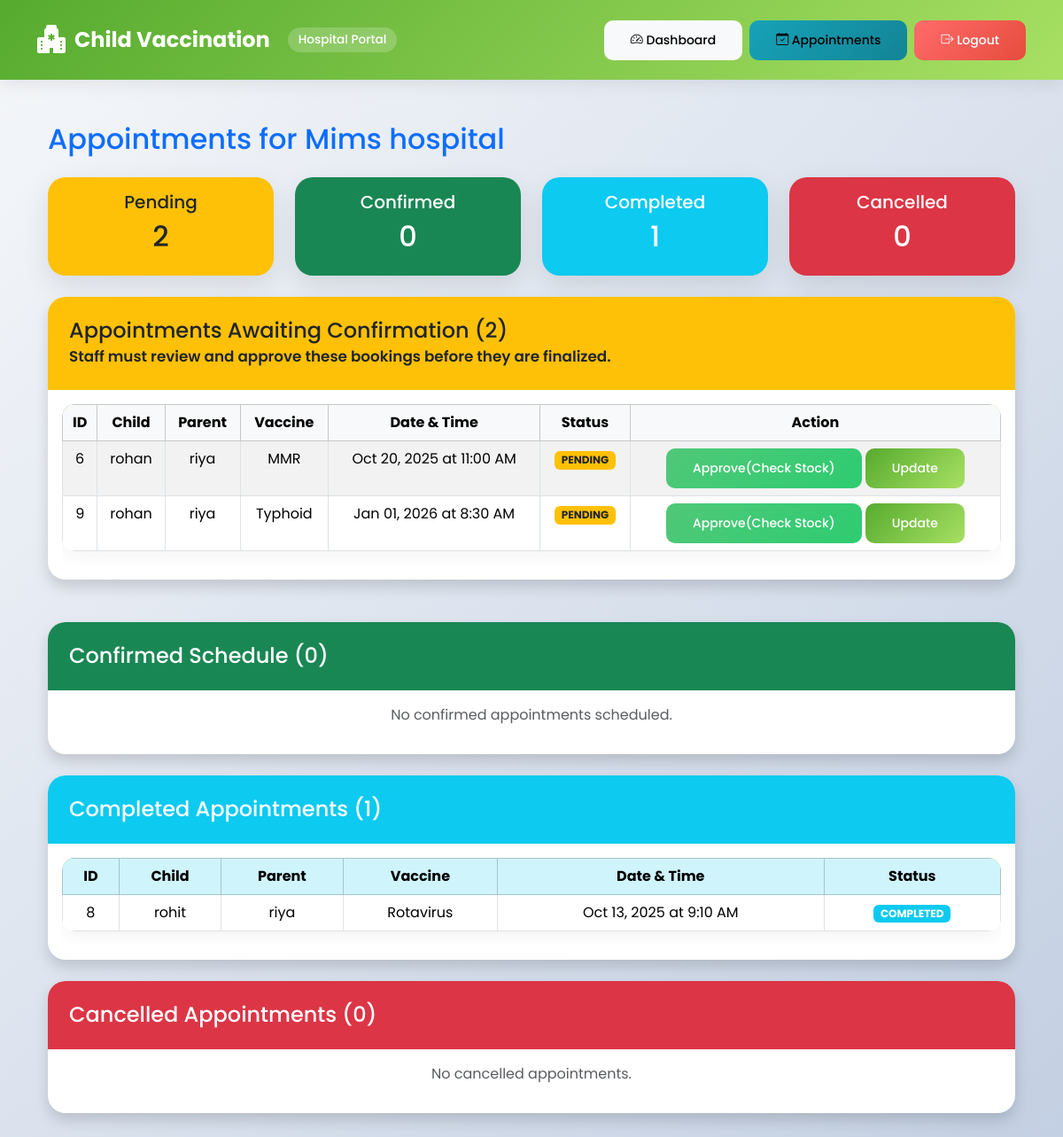
/hospital/appointments/ (signed in), run on an earlier commit of the app's database.
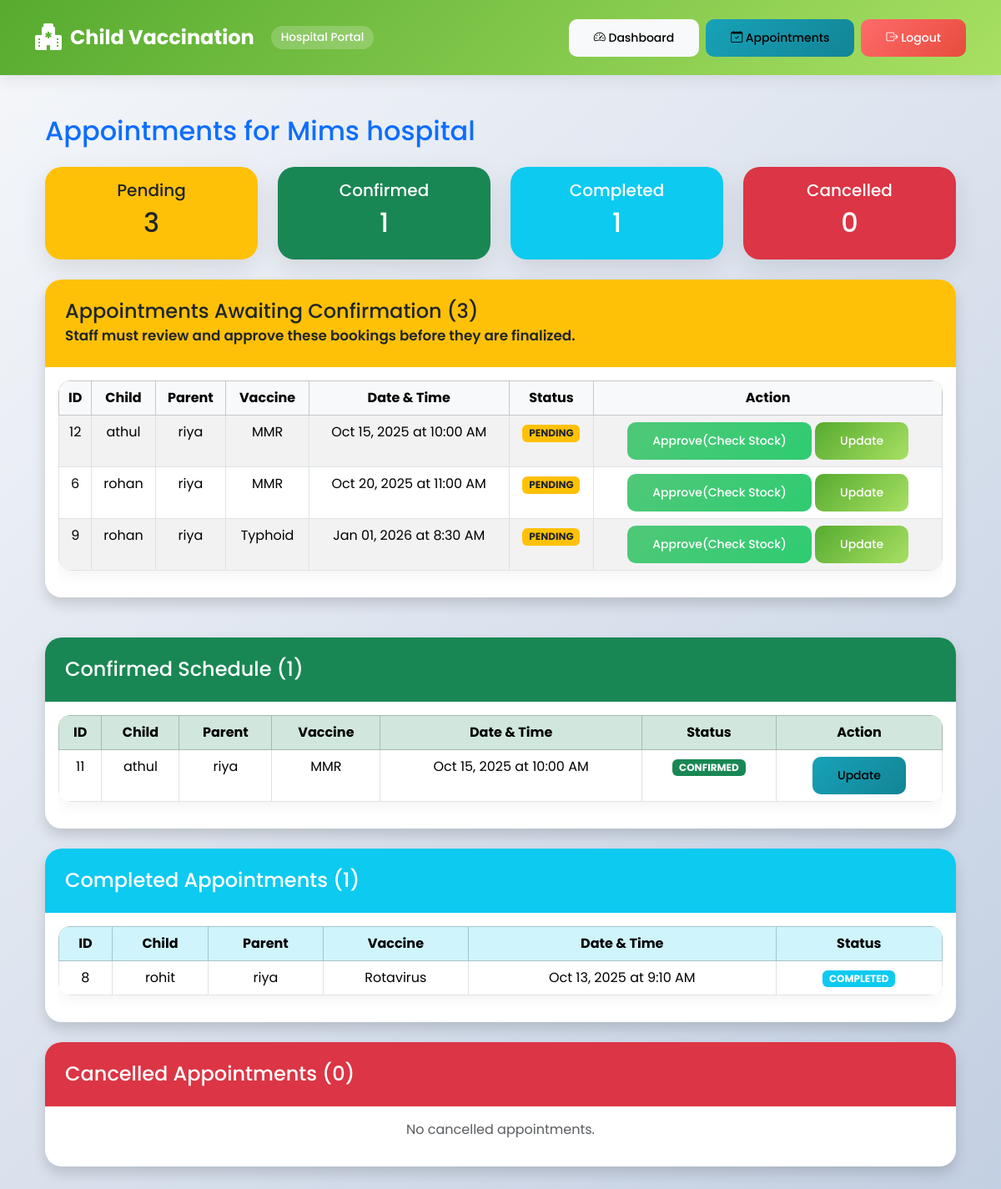
And on a later commit of the database.
### accounts/models.py (models this page shows, shortened)
class Hospital(models.Model):
    user = models.OneToOneField(User, on_delete=models.CASCADE, null=True, blank=True)
    name = models.CharField(max_length=255)
    address = models.TextField()
    phone = models.CharField(max_length=20, unique=True)
    email = models.EmailField(unique=True)
    approved = models.BooleanField(default=False)
    class Meta:
        verbose_name = "Hospital"
        verbose_name_plural = "Hospitals"
        ordering = ['name']

class Appointment(models.Model):
    STATUS_CHOICES = [
        ('Pending', 'Pending'),
        ('Approved', 'Approved'),
        ('Completed', 'Completed'),
        ('Cancelled', 'Cancelled')
    ]
    parent = models.ForeignKey(Parent, on_delete=models.CASCADE, related_name='appointments')
    child = models.ForeignKey(Child, on_delete=models.CASCADE, related_name='appointments')
    hospital = models.ForeignKey(Hospital, on_delete=models.CASCADE, related_name='appointments')
    vaccine = models.ForeignKey(Vaccine, on_delete=models.SET_NULL, null=True, blank=True)
    date = models.DateField()
    time = models.TimeField()
    status = models.CharField(
        max_length=20,
        choices=STATUS_CHOICES,
        default='Pending'
    )
    created_at = models.DateTimeField(default=timezone.now)
    updated_at = models.DateTimeField(auto_now=True)
    notes = models.TextField(blank=True, help_text="Additional notes or remarks")
    class Meta:
        verbose_name = "Appointment"
        verbose_name_plural = "Appointments"
        ordering = ['-date', '-time']

class Child(models.Model):
    GENDER_CHOICES = [
        ('Male', 'Male'),
        ('Female', 'Female'),
        ('Other', 'Other')
    ]
    parent = models.ForeignKey("Parent", on_delete=models.CASCADE, related_name='children')
    name = models.CharField(max_length=100)
    date_of_birth = models.DateField()
    gender = models.CharField(max_length=10, choices=GENDER_CHOICES)
    blood_group = models.CharField(max_length=5, blank=True)
    class Meta:
        verbose_name = "Child"
        verbose_name_plural = "Children"
        ordering = ['-date_of_birth']

class Parent(models.Model):
    user = models.OneToOneField(User, on_delete=models.CASCADE)
    phone_number = models.CharField(max_length=15, blank=True)
    address = models.TextField(blank=True)
    class Meta:
        verbose_name = "Parent"
        verbose_name_plural = "Parents"

class Vaccine(models.Model):
    name = models.CharField(max_length=100, unique=True)
    description = models.TextField(blank=True)
    recommended_age = models.CharField(max_length=50, blank=True, help_text="e.g., '0-6 months', '12-15 months'")
    class Meta:
        verbose_name = "Vaccine"
        verbose_name_plural = "Vaccines"
        ordering = ['name']

### accounts/views.py (the view)
# urls.py: path('hospital/appointments/', views.hospital_appointments, name='hospital_appointments'),
@login_required
def hospital_appointments(request):
    try:
        hospital = Hospital.objects.get(user=request.user)
    except Hospital.DoesNotExist:
        messages.error(request, "Access denied. Please log in as a hospital.")
        return redirect("accounts:hospital_login")
    appointments = Appointment.objects.filter(hospital=hospital).select_related(
        'child', 'parent', 'parent__user', 'vaccine'
    ).order_by('date', 'time')
    pending_appointments = appointments.filter(status="Pending")
    confirmed_appointments = appointments.filter(status="Approved")  # Template uses 'confirmed_appointments'
    completed_appointments = appointments.filter(status="Completed")
    cancelled_appointments = appointments.filter(status="Cancelled")
    context = {
        "hospital": hospital,
        "all_appointments": appointments,
        "pending_appointments": pending_appointments,
        "confirmed_appointments": confirmed_appointments,
        "completed_appointments": completed_appointments,
        "cancelled_appointments": cancelled_appointments,
    }
    return render(request, "accounts/hospital_appointments.html", context)

### accounts/templates/accounts/hospital_appointments.html (shortened to what this page needs)
{% extends "accounts/base-copy.html" %}
{% block content %}
<div class="container mt-5">
    <h2 class="mb-4 text-primary">Appointments for {{ hospital.name }}</h2>
    <div class="row mb-4">
        <div class="col-md-3">
            <div class="card bg-warning text-dark">
                <div class="card-body text-center">
                    <h5 class="card-title">Pending</h5>
                    <h2>{{ pending_appointments.count }}</h2>
                </div>
            </div>
        </div>
        <div class="col-md-3">
            <div class="card bg-success text-white">
                <div class="card-body text-center">
                    <h5 class="card-title">Confirmed</h5>
                    <h2>{{ confirmed_appointments.count }}</h2>
                </div>
            </div>
        </div>
        <div class="col-md-3">
            <div class="card bg-info text-white">
                <div class="card-body text-center">
                    <h5 class="card-title">Completed</h5>
                    <h2>{{ completed_appointments.count }}</h2>
                </div>
            </div>
        </div>
        <div class="col-md-3">
            <div class="card bg-danger text-white">
                <div class="card-body text-center">
                    <h5 class="card-title">Cancelled</h5>
                    <h2>{{ cancelled_appointments.count }}</h2>
                </div>
            </div>
        </div>
    </div>
    <div class="card shadow mb-5 border-warning">
        <div class="card-header bg-warning text-dark">
            <h4 class="mb-0">
                Appointments Awaiting Confirmation ({{ pending_appointments.count }})
            </h4>
            <small>Staff must review and approve these bookings before they are finalized.</small>
        </div>
        <div class="card-body">
            {% if pending_appointments %}
                <div class="table-responsive">
                    <table class="table table-bordered table-striped text-center">
                        <thead class="table-light">
                            <tr>
                                <th>ID</th>
                                <th>Child</th>
                                <th>Parent</th>
                                <th>Vaccine</th>
                                <th>Date & Time</th>
                                <th>Status</th>
                                <th>Action</th>
                            </tr>
                        </thead>
                        <tbody>
                            {% for appt in pending_appointments %}
                            <tr>
                                <td>{{ appt.id }}</td>
                                <td>{{ appt.child.name }}</td>
                                <td>{{ appt.parent.user.username }}</td>
                                <td>
                                    {{ appt.vaccine.name|default:"Not specified" }}
                                </td>
                                <td>{{ appt.date|date:"M d, Y" }} at {{ appt.time|time:"g:i A" }}</td>
                                <td><span class="badge bg-warning text-dark">PENDING</span></td>
                                <td>
                                    <form method="post" action="{% url 'accounts:hospital_confirm_appointment' appt.id %}" style="display:inline;">
                                        <button type="submit" class="btn btn-sm btn-success">
                                             Approve(Check Stock)
                                        </button>
                                    </form>
                                    <a href="{% url 'accounts:update_appointment_status' appt.id %}"
                                       class="btn btn-sm btn-primary">
                                         Update
                                    </a>
                                </td>
                            </tr>
                            {% endfor %}
                        </tbody>
                    </table>
                </div>
            {% else %}
                <p class="text-success text-center mb-0">✓ No new appointments are pending approval.</p>
            {% endif %}
        </div>
    </div>
    <div class="card shadow mb-4">
        <div class="card-header bg-success text-white">
            <h4 class="mb-0">
                Confirmed Schedule ({{ confirmed_appointments.count }})
            </h4>
        </div>
        <div class="card-body">
            {% if confirmed_appointments %}
                <div class="table-responsive">
                    <table class="table table-bordered text-center">
                        <thead class="table-success">
                            <tr>
                                <th>ID</th>
                                <th>Child</th>
                                <th>Parent</th>
                                <th>Vaccine</th>
                                <th>Date & Time</th>
                                <th>Status</th>
                                <th>Action</th>
                            </tr>
                        </thead>
                        <tbody>
                            {% for appt in confirmed_appointments %}
                            <tr>
                                <td>{{ appt.id }}</td>
                                <td>{{ appt.child.name }}</td>
                                <td>{{ appt.parent.user.username }}</td>
                                <td>{{ appt.vaccine.name|default:"Not specified" }}</td>
                                <td>{{ appt.date|date:"M d, Y" }} at {{ appt.time|time:"g:i A" }}</td>
                                <td><span class="badge bg-success">CONFIRMED</span></td>
                                <td>
                                    <a href="{% url 'accounts:update_appointment_status' appt.id %}"
                                       class="btn btn-sm btn-info">
                                         Update
                                    </a>
                                </td>
                            </tr>
                            {% endfor %}
                        </tbody>
                    </table>
                </div>
            {% else %}
                <p class="text-muted text-center">No confirmed appointments scheduled.</p>
            {% endif %}
        </div>
    </div>
    <div class="card shadow mb-4">
        <div class="card-header bg-info text-white">
            <h4 class="mb-0">
                Completed Appointments ({{ completed_appointments.count }})
            </h4>
        </div>
        <div class="card-body">
            {% if completed_appointments %}
                <div class="table-responsive">
                    <table class="table table-bordered text-center">
                        <thead class="table-info">
                            <tr>
                                <th>ID</th>
                                <th>Child</th>
                                <th>Parent</th>
                                <th>Vaccine</th>
                                <th>Date & Time</th>
                                <th>Status</th>
                            </tr>
                        </thead>
                        <tbody>
                            {% for appt in completed_appointments %}
                            <tr>
                                <td>{{ appt.id }}</td>
                                <td>{{ appt.child.name }}</td>
                                <td>{{ appt.parent.user.username }}</td>
                                <td>{{ appt.vaccine.name|default:"Not specified" }}</td>
                                <td>{{ appt.date|date:"M d, Y" }} at {{ appt.time|time:"g:i A" }}</td>
                                <td><span class="badge bg-info">COMPLETED</span></td>
                            </tr>
                            {% endfor %}
                        </tbody>
                    </table>
                </div>
            {% else %}
                <p class="text-muted text-center">No completed appointments.</p>
            {% endif %}
        </div>
    </div>
    <div class="card shadow mb-4">
        <div class="card-header bg-danger text-white">
            <h4 class="mb-0">
                Cancelled Appointments ({{ cancelled_appointments.count }})
            </h4>
        </div>
        <div class="card-body">
            {% if cancelled_appointments %}
                <div class="table-responsive">
                    <table class="table table-bordered text-center">
                        <thead class="table-danger">
                            <tr>
                                <th>ID</th>
                                <th>Child</th>
                                <th>Parent</th>
                                <th>Vaccine</th>
                                <th>Date & Time</th>
                                <th>Status</th>
                            </tr>
                        </thead>
                        <tbody>
                            {% for appt in cancelled_appointments %}
                            <tr>
                                <td>{{ appt.id }}</td>
                                <td>{{ appt.child.name }}</td>
                                <td>{{ appt.parent.user.username }}</td>
                                <td>{{ appt.vaccine.name|default:"Not specified" }}</td>
                                <td>{{ appt.date|date:"M d, Y" }} at {{ appt.time|time:"g:i A" }}</td>
                                <td><span class="badge bg-danger">CANCELLED</span></td>
                            </tr>
                            {% endfor %}
                        </tbody>
                    </table>
                </div>
            {% else %}
                <p class="text-muted text-center">No cancelled appointments.</p>
            {% endif %}
        </div>
    </div>
</div>
{% endblock %}

### accounts/templates/accounts/base-copy.html (shortened to what this page needs)
<!doctype html>
<html lang="en">
<head>
  <link href="https://cdn.jsdelivr.net/npm/bootstrap@5.3.2/dist/css/bootstrap.min.css" rel="stylesheet">
  <link rel="stylesheet" href="https://cdn.jsdelivr.net/npm/bootstrap-icons@1.11.1/font/bootstrap-icons.css">
</head>
<body>
<nav class="navbar navbar-expand-lg navbar-dark">
  <div class="container">
    <a class="navbar-brand" href="{% url 'accounts:home' %}">
      <i class="bi bi-hospital-fill"></i>
      Child Vaccination
      {% if user.is_authenticated %}
        <span class="hospital-badge">Hospital Portal</span>
      {% endif %}
    </a>
    <div class="collapse navbar-collapse justify-content-end" id="navbarNav">
      <div class="d-flex flex-column flex-lg-row gap-2 align-items-center">
        {% if user.is_authenticated %}
          <a class="btn btn-light btn-sm nav-btn" href="{% url 'accounts:hospital_dashboard' %}">
            <i class="bi bi-speedometer2"></i> Dashboard
          </a>
          <a class="btn btn-info btn-sm nav-btn" href="{% url 'accounts:hospital_appointments' %}">
            <i class="bi bi-calendar-check"></i> Appointments
          </a>
          <a class="btn btn-danger btn-sm nav-btn" href="{% url 'accounts:hospital_logout' %}">
            <i class="bi bi-box-arrow-right"></i> Logout
          </a>
        {% endif %}
      </div>
    </div>
  </div>
</nav>
<div class="container main-container">
  {% block content %}{% endblock %}
</div>
</body>
</html>

What changed in the data, as far as the page shows it:
added Appointment: id "12", child.name "athul", parent.user.username "riya", vaccine.name "MMR", date "Oct 15, 2025", time "10:00 AM", shown under "Appointments Awaiting Confirmation (3)"
added Appointment: id "11", child.name "athul", parent.user.username "riya", vaccine.name "MMR", date "Oct 15, 2025", time "10:00 AM", shown under "Confirmed Schedule (1)"
Also different on the page:
{{ pending_appointments.count }}: "2" → "3"
{{ confirmed_appointments.count }}: "0" → "1"
text no longer shown: "No confirmed appointments scheduled."
text now shown: "ID Child Parent Vaccine Date & Time Status Action"
